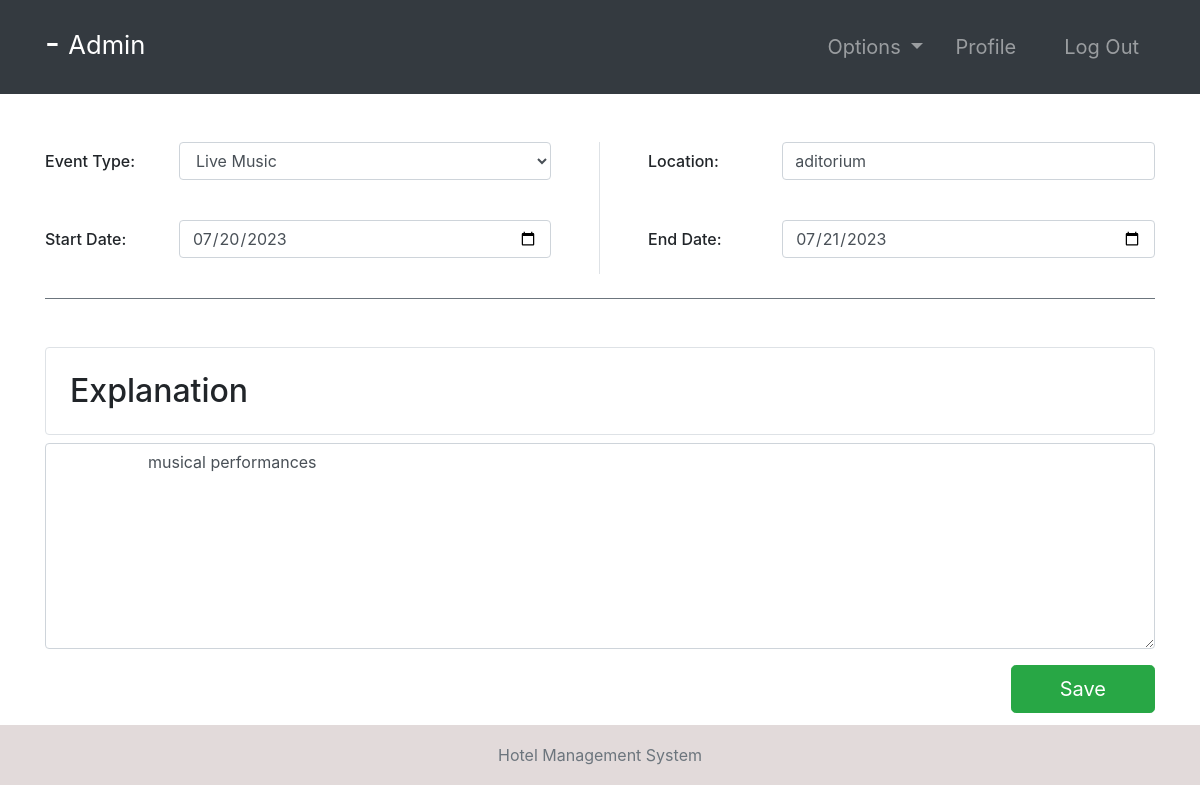
The page /event-edit/1/ (signed in) on the database its author committed.
### hotel/models.py (models this page shows, shortened)
class Event(models.Model):
    EVENT_TYPES = (
        ('Movie', 'Movie'),
        ('Theater', 'Theater'),
        ('Conference', 'Conference'),
        ('Concert', 'Concert'),
        ('Entertainment', 'Entertainment'),
        ('Live Music', 'Live Music'),
    )
    eventType = models.CharField(max_length=20, choices=EVENT_TYPES)
    location = models.CharField(max_length=100)
    startDate = models.DateField()
    endDate = models.DateField()
    explanation = models.TextField()

### hotel/views.py (the view)
# urls.py: path('event-edit/<str:pk>/', event_edit, name="event-edit"),
@ login_required(login_url='login')
def event_edit(request, pk):
    role = str(request.user.groups.all()[0])
    path = role + "/"
    event = Event.objects.get(id=pk)
    form1 = editEvent(instance=event)
    context = {
        "role": role,
        "event": event,
        "form": form1,
    }
    if request.method == "POST":
        form1 = editEvent(request.POST, instance=event)
        if form1.is_valid:
            form1.save()
            return redirect("events")
    return render(request, path + "event-edit.html", context)

### hotel/forms.py
class editEvent(ModelForm):
    class Meta:
        model = Event
        fields = ["eventType", "location",
                  "startDate", "endDate", "explanation"]

### Templates/admin/event-edit.html
{% extends '../index.html' %}
{% load static %}
{% block context %}
{% include '../common_pages/event-edit.html' %}
{% endblock %}

### Templates/incs/nav.html (shortened to what this page needs)
<nav class="navbar navbar-dark bg-dark navbar-expand-lg py-3 " role="navigation">
    <div class="container">
        <a href="" class="navbar-brand">
            <h2 class="text-capitalize">
                {{ request.user.first_name }} {{ request.user.last_name }} -
                <small>
                    {{ role }}
                </small>
            </h2>
        </a>
        <div class="collapse navbar-collapse" id="navbarTags">
            <ul class="navbar-nav ml-auto">
                <li class="nav-item dropdown p-2">
                    <a class="nav-link dropdown-toggle" href="#" id="navbarDropdown" role="button"
                        data-toggle="dropdown" aria-haspopup="true" aria-expanded="false">
                        Options
                    </a>
                </li>
                <li class="nav-item mr-3 p-2">
                    {% if role == 'staff' or role == 'receptionist' or role == 'admin' or role == 'manager' %}
                    <a href="{% url 'employee-profile' user.id %}" class="nav-link">Profile</a>
                    {% endif %}
                </li>
                <li class="nav-item p-2 ">
                    <a href="{% url 'logout' %}" class="nav-link">Log Out</a>
                </li>
            </ul>
        </div>
    </div>
</nav>

### Templates/common_pages/event-edit.html (shortened to what this page needs)
<div class="container">
    <form action="" method="POST">
        <div class="row mt-5">
            <div class="col-6  border-right pr-5">
                <div class="form-group row">
                    <label for="item-type" class="col-sm-3 col-form-label h4">Event Type:</label>
                    <div class="col-sm-9">
                        <select name="eventType" required="" id="id_eventType" class="form-control">
                            <option value="Live Music" {% if event.eventType == 'Live Music' %} selected="" {% endif %}>
                                Live Music</option>
                        </select>
                    </div>
                </div>
                <br>
                <div class="form-group row">
                    <label for="item-type" class="col-sm-3 col-form-label h4">Start Date:</label>
                    <div class="col-sm-9">
                        <input type="date" class="form-control" id="id_startDate" name="startDate"
                            value="{{ event.startDate|date:'Y-m-d'}}">
                    </div>
                </div>
            </div>
            <div class="col-6 pl-5">
                <div class="form-group row">
                    <label for="item-type" class="col-sm-3 col-form-label h4">Location:</label>
                    <div class="col-sm-9">
                        <input type="text" class="form-control" id="id_location" name="location"
                            value="{{event.location}}">
                    </div>
                </div>
                <br>
                <div class="form-group row">
                    <label for="item-type" class="col-sm-3 col-form-label h4">End Date:</label>
                    <div class="col-sm-9">
                        <input type="date" class="form-control" id="id_endDate" name="endDate"
                            value="{{ event.endDate|date:'Y-m-d' }}">
                    </div>
                </div>
            </div>
        </div>
        <br>
        <div class="explanation py-5 border-top border-secondary">
            <div class="header h2 border rounded p-4">Explanation</div>
            <div class="content">
                <div class="form-group">
                    <textarea class="form-control" id="id_explanation" name="explanation" rows="8">
                    {{ event.explanation }}
                    </textarea>
                </div>
            </div>
            <button type="submit" class="btn btn-success btn-lg px-5 float-right">Save</button>
        </div>
    </form>
</div>

### static/css/main.css (style rules this page uses)
* { margin: 0; padding: 0; -webkit-font-smoothing: antialiased; }
body { position: relative; }
nav .nav-item { font-size: 20px; }

### rows shown on the page
Event: eventType "Live Music", startDate "07/20/2023", location "aditorium", endDate "07/21/2023", explanation "musical performances"

### other values the page prints
{{ role }} "Admin"
